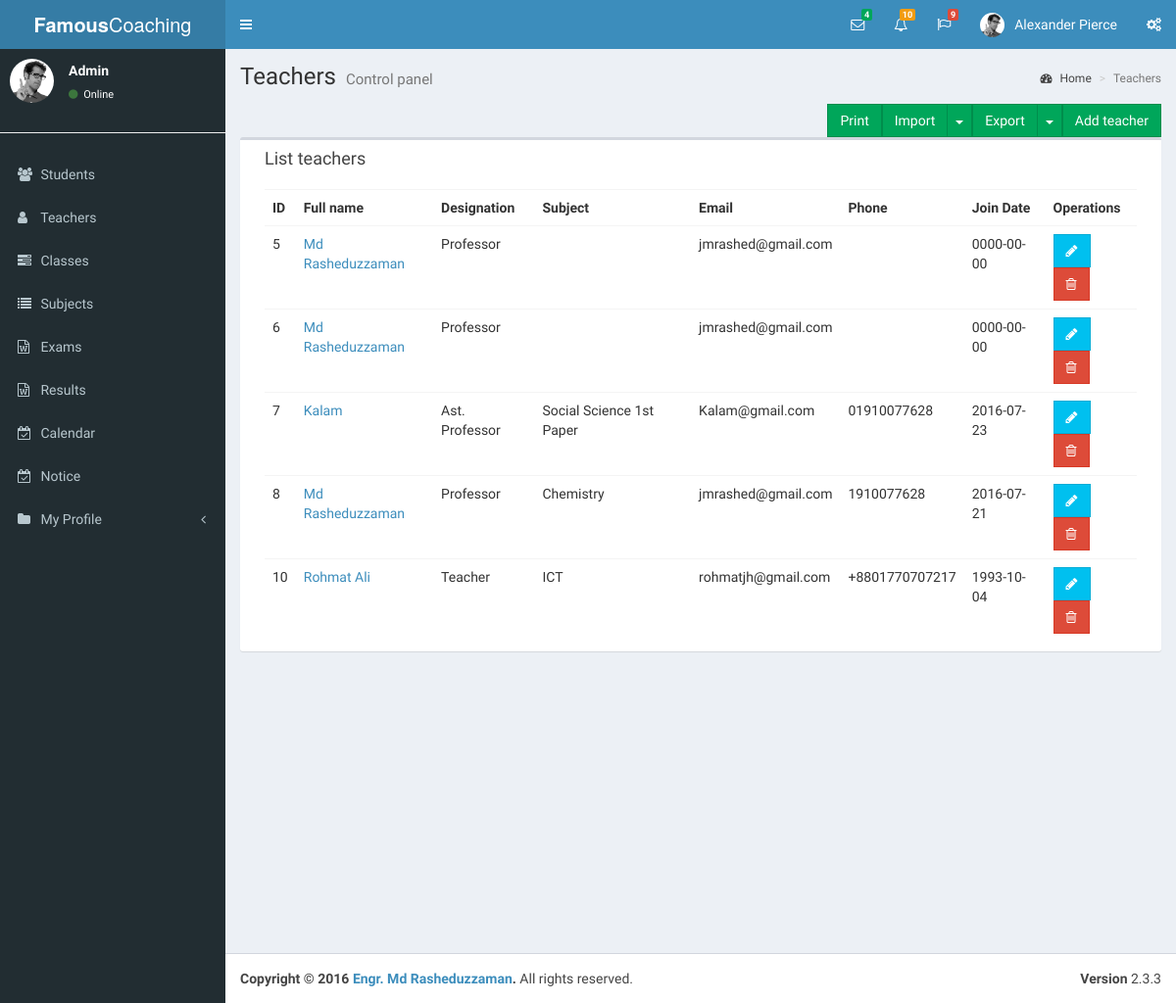
The app's page /teachers.php with its own data.
### tables this page shows
CREATE TABLE `teacher` (
  `id` int(11) NOT NULL,
  `fullname` varchar(200) NOT NULL,
  `degree` text NOT NULL,
  `designation` varchar(200) NOT NULL,
  `email` varchar(200) NOT NULL,
  `password` varchar(200) NOT NULL,
  `gender` varchar(200) NOT NULL,
  `joindate` date NOT NULL,
  `address` text NOT NULL,
  `phone` varchar(200) NOT NULL,
  `subjectid` int(11) NOT NULL,
  `datetime` datetime NOT NULL
);

CREATE TABLE `subject` (
  `id` int(11) NOT NULL,
  `subjectname` varchar(100) NOT NULL
);

### teachers.php (the view, shortened to what this page needs)
<?php
include("header.php");
include("leftsidebar.php");
?>
<div class="content-wrapper">
    <section class="content-header">
        <h1>
            Teachers
            <small>Control panel</small>
        </h1>
        <ol class="breadcrumb">
            <li><a href="#"><i class="fa fa-dashboard"></i> Home</a></li>
            <li class="active">Teachers</li>
        </ol>
    </section>
    <section class="content ng-scope">
        <a href=" teachers.php?addteacher=yes"  class="floatRTL btn btn-success btn-flat pull-right marginBottom15 no-print ng-binding">Add teacher</a>
        <div class="btn-group pull-right no-print">
            <button type="button" class="btn btn-success btn-flat ng-binding">Export</button>
            <button type="button" class="btn btn-success btn-flat dropdown-toggle" data-toggle="dropdown">
                <span class="caret"></span>
            </button>
        </div>
        <div class="btn-group pull-right no-print">
            <button type="button" class="btn btn-success btn-flat ng-binding">Import</button>
            <button type="button" class="btn btn-success btn-flat dropdown-toggle" data-toggle="dropdown">
                <span class="caret"></span>
            </button>
        </div>
        <a href="javascript:window.print()" class="floatRTL btn btn-success btn-flat pull-right marginBottom15 no-print ng-binding">Print</a>
        <div class="box col-xs-12">
            <div class="box-header">
                <h3 class="box-title ng-binding">List teachers</h3>
            </div>
            <div class="box-body table-responsive">
                <table class="table table-hover">
                    <tbody><tr>
                            <th class="ng-binding">ID</th>
                            <th class="ng-binding">Full name</th>
                            <th class="ng-binding">Designation</th>
                            <th class="ng-binding">Subject</th>
                            <th class="ng-binding">Email</th>
                            <th class="ng-binding">Phone</th>
                            <th class="ng-binding">Join Date</th>
                            <th class="no-print ng-binding">Operations</th>
                        </tr>
                        <?php
                        $sql = "SELECT * FROM teacher";
                        $result = $conn->query($sql);
                        if ($result->num_rows > 0) {
                            while ($row = $result->fetch_assoc()) {
                                $id = $row["id"];
                                ?>
                                <tr total-items="totalItems" ng-repeat="teacher in teachers| itemsPerPage:20" class="ng-scope">
                                    <td class="ng-binding"><?= $row["id"]; ?></td>
                                    <td>
                                        <a href="teachers.php?id=<?= $id; ?>&viewteacher=yes" class="ng-binding"><?= $row["fullname"]; ?></a>
                                    </td>
                                    <td class="ng-binding"><?= $row["designation"]; ?></td>
                                    <td class="ng-binding"><?php echo get_subjectName($row["subjectid"]); ?></td>
                                    <td class="ng-binding"><?= $row["email"]; ?></td>
                                    <td class="ng-binding"><?= $row["phone"]; ?></td>
                                    <td class="ng-binding"><?= $row["joindate"]; ?></td>
                                    <td class="no-print">
                                        <a  href="teachers.php?id=<?= $id; ?>&editteacher=yes"  class="btn btn-info btn-flat" title="" tooltip="" data-original-title="Edit"><i class="fa fa-pencil"></i></a>
                                        <a href="teachers.php?id=<?= $id; ?>&deleteteacher=yes" type="button" class="btn btn-danger btn-flat" title="" tooltip="" data-original-title="Remove"><i class="fa fa-trash-o"></i></a>
                                    </td>
                                </tr>
        <?php
    }
} else {
    echo ' <tr   class="ng-hide"><td class="noTableData ng-binding" colspan="5">No Teacher</td></tr>';
}
?>
                    </tbody></table>
            </div>
        </div>
    </section>
</div>
<?php
include("footer.php");
?>

### records on screen
teacher: id "5", fullname "Md Rasheduzzaman", designation "Professor", email "jmrashed@gmail.com", joindate "0000-00-00"
teacher: id "6", fullname "Md Rasheduzzaman", designation "Professor", email "jmrashed@gmail.com", joindate "0000-00-00"
teacher: id "7", fullname "Kalam", designation "Ast. Professor", subjectid.subjectname "Social Science 1st Paper", email "Kalam@gmail.com", phone "01910077628", joindate "2016-07-23"
teacher: id "8", fullname "Md Rasheduzzaman", designation "Professor", subjectid.subjectname "Chemistry", email "jmrashed@gmail.com", phone "1910077628", joindate "2016-07-21"
teacher: id "10", fullname "Rohmat Ali", designation "Teacher", subjectid.subjectname "ICT", email "rohmatjh@gmail.com", phone "+8801770707217", joindate "1993-10-04"

### other values on screen
$loginID "Admin"
